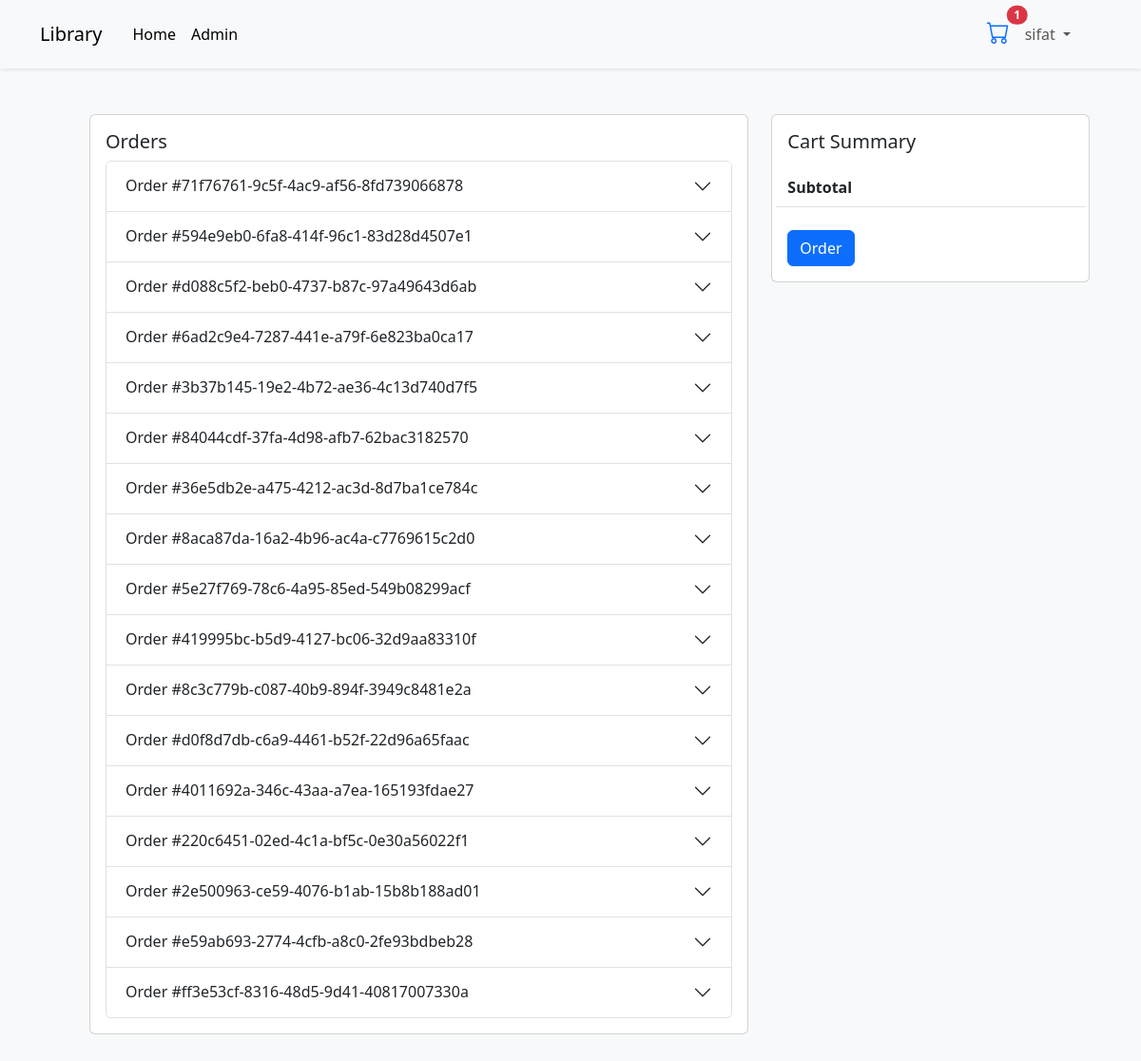
The app's page /orders/ (signed in) with its own data.
### library/models.py (models this page shows, shortened)
class Cart(models.Model):
    id = models.UUIDField(primary_key=True, editable=False, default=uuid.uuid4)
    user = models.ForeignKey(User, on_delete=models.DO_NOTHING, related_name="carts")
    created_at = models.DateTimeField(auto_now_add=True)

class Order(models.Model):
    id = models.UUIDField(primary_key=True, editable=False, default=uuid.uuid4)
    user = models.ForeignKey(User, on_delete=models.CASCADE)
    created_at = models.DateTimeField(auto_now_add=True)
    status = models.CharField(max_length=20, default="PENDING", choices=ORDER_STATUS)
    shipping_address = models.ForeignKey(ShippingAddress, on_delete=models.CASCADE)
    total = models.DecimalField(max_digits=6, decimal_places=2)
    class Meta:
        ordering = ['-created_at']

### library/views.py (the view)
# urls.py: path("orders/", views.order_view, name="orders"),
def order_view(request):
    user = request.user
    orders = Order.objects.filter(user_id=user)
    return render(request, "library/orders.html", {"orders": orders})

### library/templates/library/orders.html (shortened to what this page needs)
{% extends 'base.html' %}  {% block content %} {% if orders %}
<dir class="row">
  <div class="col-lg-8">
    <div class="card">
      <div class="card-body">
        <div class="card-title">
          <h5>Orders</h5>
        </div>
        <div class="accordion" id="accordionFlushExample">
          {% for order in orders %}
          <div class="accordion-item">
            <h2 class="accordion-header" id="flush-headingOne">
              <button
                class="accordion-button collapsed"
                type="button"
                data-bs-toggle="collapse"
                data-bs-target="#order-{{order.id}}"
                aria-expanded="false"
                aria-controls="flush-collapseOne"
              >
                Order #{{order.id}}
              </button>
            </h2>
          </div>
          {% endfor %}
        </div>
      </div>
    </div>
  </div>
  <div class="col-lg-4 mt-4 mt-lg-0">
    <div class="card">
      <div class="card-body">
        <h5 class="card-title mb-3">Cart Summary</h5>
        <div class="row border-bottom align-items-center py-2">
          <div class="col-8">
            <p class="mb-0 fw-bold" style="max-width: 80%">Subtotal</p>
          </div>
        </div>
        <div class="mt-4 d-flex">
          <button class="btn btn-primary">Order</button>
        </div>
      </div>
    </div>
  </div>
</dir>
{% endif %} {% endblock %}

### templates/base.html (shortened to what this page needs)
{% load static %}
<!DOCTYPE html>
<html lang="en">
  <head>
    <link
      href="https://cdn.jsdelivr.net/npm/bootstrap@5.3.3/dist/css/bootstrap.min.css"
      rel="stylesheet"
    />
    <link
      rel="stylesheet"
      href="https://cdn.jsdelivr.net/npm/bootstrap-icons@1.3.0/font/bootstrap-icons.css"
    />
    <link rel="stylesheet" href="{% static 'css/base.css' %}" />
  </head>
  <body class="bg-light">
    <nav class="navbar navbar-expand-lg navbar-light bg-light shadow-sm">
      <div class="container">
        <a class="navbar-brand" href="{% url 'home' %}">Library</a>
        <div class="collapse navbar-collapse" id="navbarSupportedContent">
          <ul class="navbar-nav p-2 me-auto mb-2 mb-lg-0">
            <li class="nav-item">
              <a
                class="nav-link active"
                aria-current="page"
                href="{% url 'home' %}"
                >Home</a
              >
            </li>
            <li class="nav-item">
              <a class="nav-link active" aria-current="page" href="/admin/"
                >Admin</a
              >
            </li>
          </ul>
          <ul class="navbar-nav mb-2 mb-lg-0 me-4">
            {% if request.user.is_authenticated %}
            <li class="nav-item">
              <a class="p-2 position-relative" href="{% url 'cart' %}"><i class="fs-4 bi-cart"></i> <span class="position-absolute top-10 start-100 translate-middle badge rounded-pill bg-danger">{{request.user.carts.first.items.count}}</span></a>
            </li>
            {% endif %}
            {% if user.is_authenticated %}
            <li class="nav-item dropdown">
              <a
                class="nav-link dropdown-toggle"
                href="#"
                id="navbarDropdown"
                role="button"
                data-bs-toggle="dropdown"
                aria-expanded="false"
              >
                {{user.username}}
              </a>
            </li>
            {% endif %}
          </ul>
        </div>
      </div>
    </nav>
    <div class="container mt-4 p-4 rounded-3">
      {%block content %} {% endblock%}
    </div>
  </body>
</html>

### records on screen
Order: id "71f76761-9c5f-4ac9-af56-8fd739066878"
Order: id "594e9eb0-6fa8-414f-96c1-83d28d4507e1"
Order: id "d088c5f2-beb0-4737-b87c-97a49643d6ab"
Order: id "6ad2c9e4-7287-441e-a79f-6e823ba0ca17"
Order: id "3b37b145-19e2-4b72-ae36-4c13d740d7f5"
Order: id "84044cdf-37fa-4d98-afb7-62bac3182570"
Order: id "36e5db2e-a475-4212-ac3d-8d7ba1ce784c"
Order: id "8aca87da-16a2-4b96-ac4a-c7769615c2d0"
Order: id "5e27f769-78c6-4a95-85ed-549b08299acf"
Order: id "419995bc-b5d9-4127-bc06-32d9aa83310f"
Order: id "8c3c779b-c087-40b9-894f-3949c8481e2a"
Order: id "d0f8d7db-c6a9-4461-b52f-22d96a65faac"
Order: id "4011692a-346c-43aa-a7ea-165193fdae27"
Order: id "220c6451-02ed-4c1a-bf5c-0e30a56022f1"
Order: id "2e500963-ce59-4076-b1ab-15b8b188ad01"
Order: id "e59ab693-2774-4cfb-a8c0-2fe93bdbeb28"
Order: id "ff3e53cf-8316-48d5-9d41-40817007330a"

### other values on screen
{{ request.user.carts.first.items.count }} "1"
{{ user.username }} "sifat"
